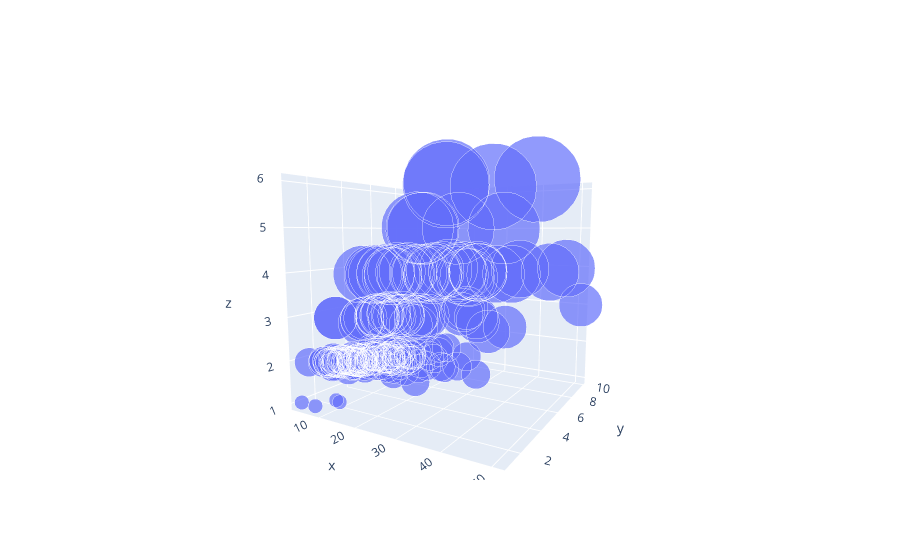

This figure's notebook cell:
### Code cell
# 3d
fig = go.Figure()
fig.add_trace(go.Scatter3d(x = tips.total_bill, y = tips.tip, mode = 'markers', marker_size = 10*tips['size'], z = tips['size']))

### Figure 1 — Plotly figure (JSON) as saved in the notebook; plotly's stock layout.template omitted (floating-point values rounded to 4 significant figures; data arrays with more than 128 entries replaced by an {"elided": "..."} marker saying what was removed)
{"data": [{"marker": {"size": {"elided": "244 int values"}}, "mode": "markers", "type": "scatter3d", "x": {"elided": "244 float values"}, "y": {"elided": "244 float values"}, "z": {"elided": "244 int values"}}], "layout": {"autosize": true, "scene": {"aspectmode": "auto", "aspectratio": {"x": 1, "y": 1, "z": 1}, "camera": {"center": {"x": 0, "y": 0, "z": 0}, "eye": {"x": 1.057, "y": -1.792, "z": 0.2662}, "projection": {"type": "perspective"}, "up": {"x": 0, "y": 0, "z": 1}}}}}
